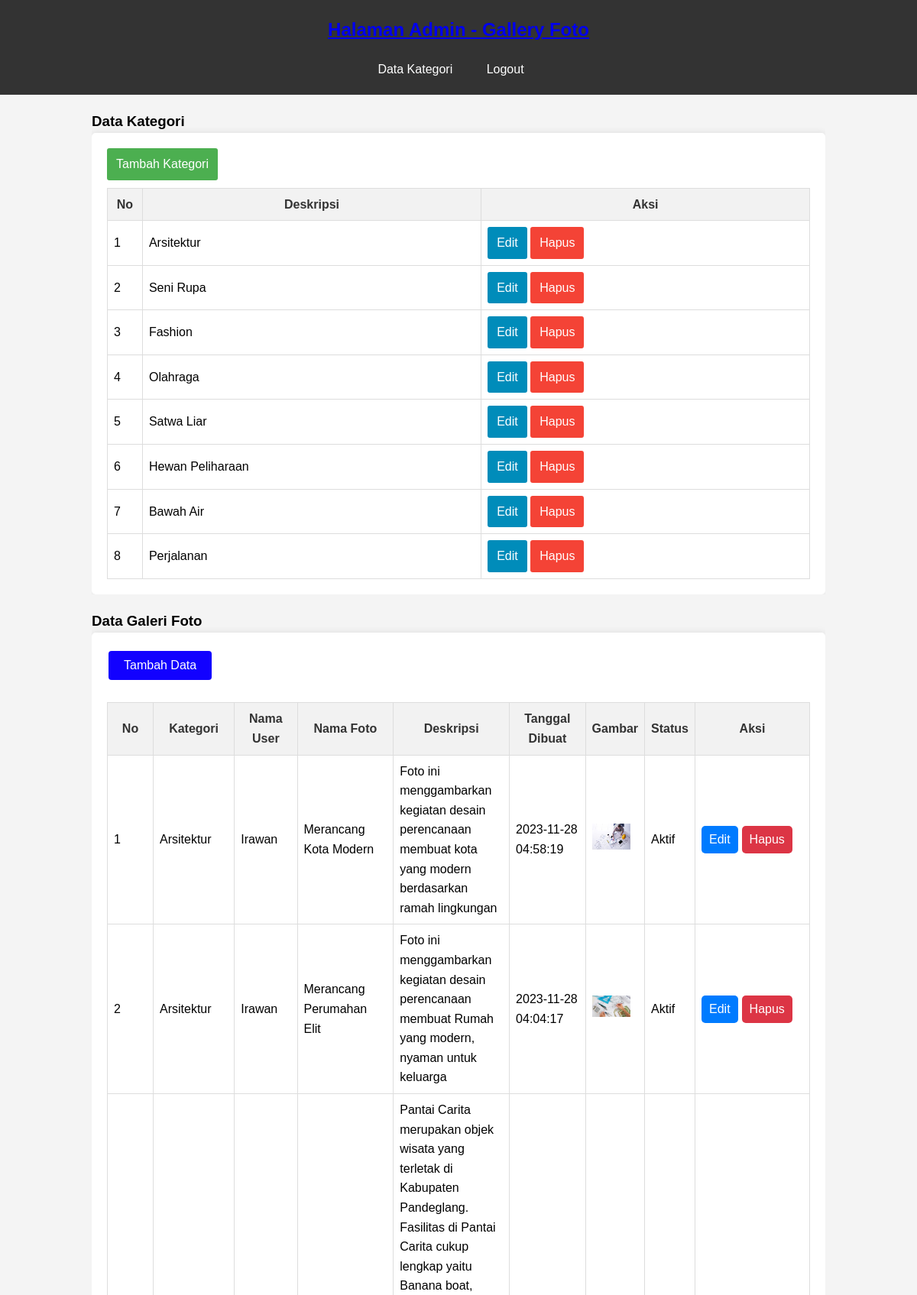
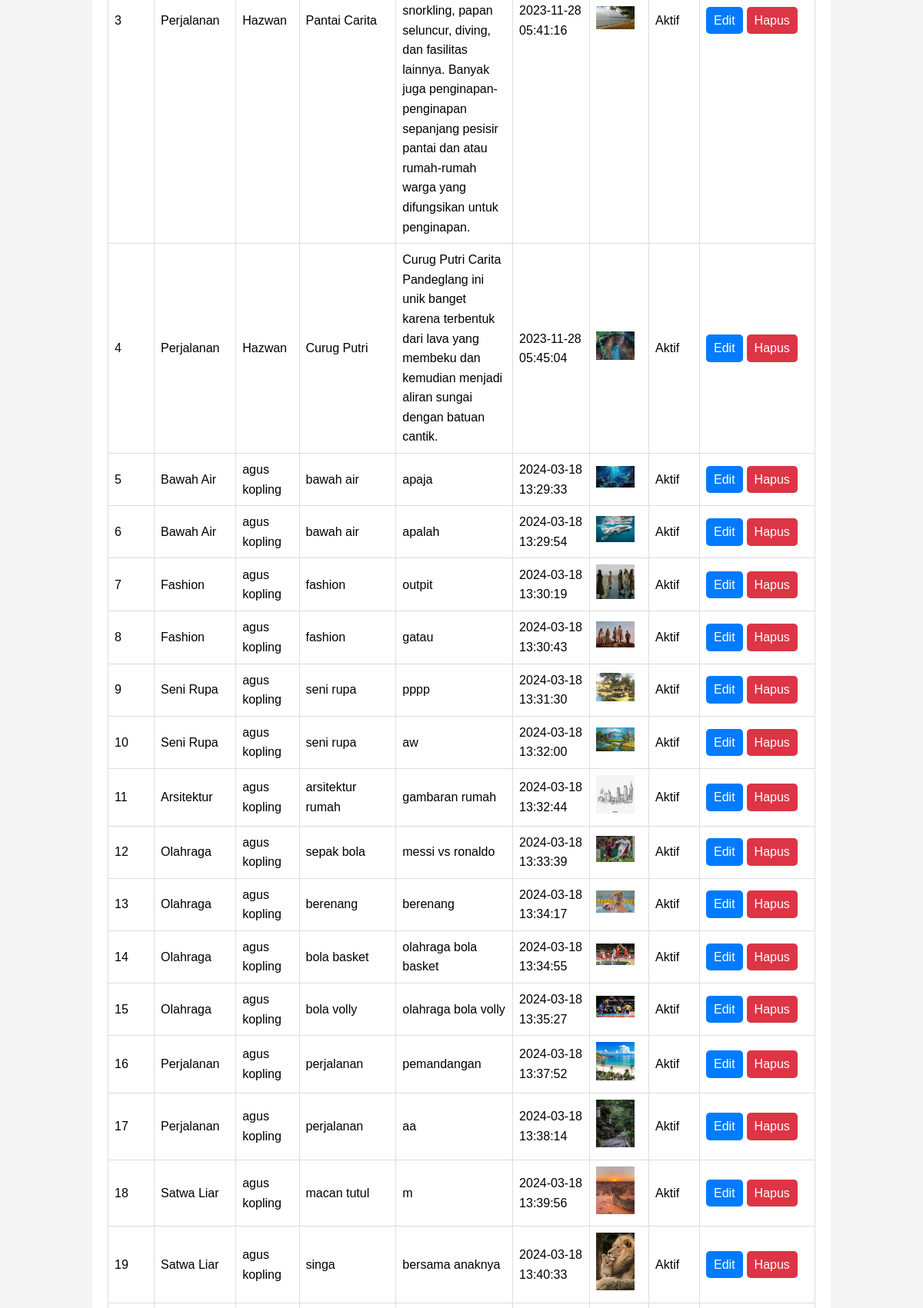
The page /admin.php (signed in, upper part) on the database its author committed (2 pictures, top to bottom).
### tables this page shows
CREATE TABLE `tb_category` (
  `category_id` int(11) NOT NULL,
  `category_name` varchar(25) NOT NULL,
  `category_photo` varchar(255) DEFAULT NULL
);

CREATE TABLE `tb_image` (
  `image_id` int(11) NOT NULL,
  `category_id` int(11) NOT NULL,
  `category_name` varchar(100) NOT NULL,
  `admin_id` int(11) NOT NULL,
  `admin_name` varchar(100) NOT NULL,
  `image_name` varchar(100) NOT NULL,
  `image_description` text NOT NULL,
  `image` varchar(100) NOT NULL,
  `image_status` tinyint(1) NOT NULL,
  `date_created` timestamp NOT NULL DEFAULT CURRENT_TIMESTAMP ON UPDATE CURRENT_TIMESTAMP,
  `likes` int(11) DEFAULT '0'
);

### admin.php (the view, shortened to what this page needs)
<?php
require_once 'db.php';
?>
<!DOCTYPE html>
<html lang="en">
<head>
<link rel="stylesheet" type="text/css" href="css/admin.css">
</head>
<body>
    <header>
        <div class="container">
            <h1><a href="index.php">Halaman Admin - Gallery Foto</a></h1>
            <nav>
                <ul>
                    <li><a href="index.php">Data Kategori</a></li>
                    <li><a href="keluar.php">Logout</a></li>
                </ul>
            </nav>
        </div>
    </header>
    <div class="section">
    <div class="container">
        <h3>Data Kategori</h3>
        <div class="box">
            <p><a href="tambah-category.php" class="btn tambah">Tambah Kategori</a></p>
            <table border="1" cellspacing="0" class="table">
                <thead>
                    <tr>
                        <th width="5%">No</th>
                        <th>Deskripsi</th>
                        <th>Aksi</th>
                    </tr>
                </thead>
                <tbody>
                    <?php
                    $kategori = mysqli_query($conn, "SELECT * FROM tb_category ORDER BY category_id DESC");
                    if(mysqli_num_rows($kategori) > 0){
                        $no = 1;
                        while($k = mysqli_fetch_array($kategori)){
                    ?>
                        <tr>
                            <td><?php echo $no++ ?></td>
                            <td><?php echo $k['category_name'] ?></td>
                            <td>
                                <a href="edit-kategori.php?id=<?php echo $k['category_id'] ?>" class="btn edit">Edit</a>
                                <a href="proses-hapus-kategori.php?id=<?php echo $k['category_id'] ?>" class="btn hapus" onclick="return confirm('Yakin Ingin Hapus ?')">Hapus</a>
                            </td>
                        </tr>
                    <?php }}else{ ?>
                        <tr>
                            <td colspan="4">Tidak ada data</td>
                        </tr>
                    <?php } ?>
                </tbody>
            </table>
        </div>
    </div>
</div>
     <div class="section">
        <div class="container">
            <h3>Data Galeri Foto</h3>
            <div class="box">
            <p style="text-align: left;">
                <a href="tambah-image-admin.php">
                    <button style="padding: 10px 20px; background-color: #1201ff; color: white; border: none; border-radius: 4px; cursor: pointer; text-align: center; text-decoration: none; display: inline-block; font-size: 16px; margin: 4px 2px; transition-duration: 0.4s;">Tambah Data</button>
                </a>
            </p>
                <br>
                <table border="1" cellspacing="0" class="table">
                    <thead>
                        <tr>
                           <th width="60px">No</th>
                           <th>Kategori</th>
                           <th>Nama User</th>
                           <th>Nama Foto</th>
                           <th>Deskripsi</th>
                           <th>Tanggal Dibuat</th>
                           <th>Gambar</th>
                           <th>Status</th>
                           <th width="150px">Aksi</th>
                        </tr>
                    </thead>
                    <tbody>
                        <?php
						    $no = 1;
							if(isset($_SESSION['a_global']) && $_SESSION['a_global'] !== null){
                                $foto = mysqli_query($conn, "SELECT * FROM tb_image");
                                if (mysqli_num_rows($foto) > 0) {
                                    while ($row = mysqli_fetch_array($foto)) {
                        ?>
                        <tr>
                            <td><?php echo $no++ ?></td>
                            <td><?php echo $row['category_name'] ?></td>
                            <td><?php echo $row['admin_name'] ?></td>
                            <td><?php echo $row['image_name'] ?></td>
                            <td style="max-width: 200px; overflow: hidden; text-overflow: ellipsis;"><?php echo $row['image_description']?></td>
                            <td><?php echo $row['date_created']?></td>
                            <td><a href="foto/<?php echo $row['image']?>" target="_blank"><img src="foto/<?php echo $row['image']?>" width="50px"></a></td>
                            <td><?php echo ($row['image_status'] == 0)? 'Tidak Aktif':'Aktif'; ?></td>
                            <td>
                                <div style="display: flex;">
                                    <a href="edit-image-admin.php?id=<?php echo $row['image_id'] ?>" style="background-color: #007bff; color: white; padding: 5px 10px; border-radius: 5px; text-decoration: none;">Edit</a>
                                    <a href="proses-hapus-image.php?idp=<?php echo $row['image_id'] ?>" onclick="return confirm('Yakin Ingin Hapus ?')" style="background-color: #dc3545; color: white; padding: 5px 10px; border-radius: 5px; text-decoration: none; margin-left: 5px;">Hapus</a>
                                </div>
                            </td>
                        </tr>
                        <?php
                            }
                        } else { ?>
                             <tr>
                                <td colspan="8">Tidak ada data</td>
                             </tr>
                        <?php }} ?>
                    </tbody>
                </table>
            </div>
        </div>
    </div>
</body>
</html>

### css/admin.css (style rules this page uses)
* { margin: 0; padding: 0; box-sizing: border-box; }
body { font-family: Arial, sans-serif; background-color: #f4f4f4; line-height: 1.6; }
.container { width: 80%; margin: auto; overflow: hidden; }
header { background: #333; color: #fff; padding: 20px 0; text-align: center; }
header h1 { font-size: 24px; }
nav { text-align: center; margin-top: 20px; }
nav ul { list-style-type: none; }
nav ul li { display: inline-block; margin-right: 20px; }
nav ul li a { text-decoration: none; color: #fff; padding: 10px; transition: background-color 0.3s ease; }
.section { margin-top: 20px; }
.box { background: #fff; padding: 20px; border-radius: 5px; box-shadow: 0 0 10px rgba(0, 0, 0, 0.1); }
.table { width: 100%; border-collapse: collapse; }
.table th, .table td { border: 1px solid #ddd; padding: 8px; }
.table th { background-color: #f2f2f2; color: #333; }
.btn { display: inline-block; padding: 8px 12px; background-color: #333; color: #fff; text-decoration: none; border: none; cursor: pointer; border-radius: 3px; transition: background-color 0.3s ease; }
.btn.tambah { background-color: #4CAF50; margin-bottom: 10px; }
.btn.edit { background-color: #008CBA; }
.btn.hapus { background-color: #f44336; }

### rows shown on the page
tb_category: category_name "Arsitektur"
tb_category: category_name "Seni Rupa"
tb_category: category_name "Fashion"
tb_category: category_name "Olahraga"
tb_category: category_name "Satwa Liar"
tb_category: category_name "Hewan Peliharaan"
tb_category: category_name "Bawah Air"
tb_category: category_name "Perjalanan"
tb_image: category_name "Arsitektur", admin_name "Irawan", image_name "Merancang Kota Modern", image_description "Foto ini menggambarkan kegiatan desain perencanaan membuat kota yang modern berdasarkan ramah lingkungan", date_created "2023-11-28 04:58:19", image (picture), image_status "Aktif"
tb_image: category_name "Arsitektur", admin_name "Irawan", image_name "Merancang Perumahan Elit", image_description "Foto ini menggambarkan kegiatan desain perencanaan membuat Rumah yang modern, nyaman untuk keluarga", date_created "2023-11-28 04:04:17", image (picture), image_status "Aktif"
tb_image: category_name "Perjalanan", admin_name "Hazwan", image_name "Pantai Carita", image_description "Pantai Carita merupakan objek wisata yang terletak di Kabupaten Pandeglang. Fasilitas di Pantai Carita cukup lengkap yaitu Banana boat, snorkling, papan seluncur, diving, dan fasilitas lainnya. Banyak juga penginapan-penginapan sepanjang pesisir pantai dan atau rumah-rumah warga yang difungsikan untuk penginapan.", date_created "2023-11-28 05:41:16", image (picture), image_status "Aktif"
tb_image: category_name "Perjalanan", admin_name "Hazwan", image_name "Curug Putri", image_description "Curug Putri Carita Pandeglang ini unik banget karena terbentuk dari lava yang membeku dan kemudian menjadi aliran sungai dengan batuan cantik.", date_created "2023-11-28 05:45:04", image (picture), image_status "Aktif"
tb_image: category_name "Bawah Air", admin_name "agus kopling", image_name "bawah air", image_description "apaja", date_created "2024-03-18 13:29:33", image (picture), image_status "Aktif"
tb_image: category_name "Bawah Air", admin_name "agus kopling", image_name "bawah air", image_description "apalah", date_created "2024-03-18 13:29:54", image (picture), image_status "Aktif"
tb_image: category_name "Fashion", admin_name "agus kopling", image_name "fashion", image_description "outpit", date_created "2024-03-18 13:30:19", image (picture), image_status "Aktif"
tb_image: category_name "Fashion", admin_name "agus kopling", image_name "fashion", image_description "gatau", date_created "2024-03-18 13:30:43", image (picture), image_status "Aktif"
tb_image: category_name "Seni Rupa", admin_name "agus kopling", image_name "seni rupa", image_description "pppp", date_created "2024-03-18 13:31:30", image (picture), image_status "Aktif"
tb_image: category_name "Seni Rupa", admin_name "agus kopling", image_name "seni rupa", image_description "aw", date_created "2024-03-18 13:32:00", image (picture), image_status "Aktif"
tb_image: category_name "Arsitektur", admin_name "agus kopling", image_name "arsitektur rumah", image_description "gambaran rumah", date_created "2024-03-18 13:32:44", image (picture), image_status "Aktif"
tb_image: category_name "Olahraga", admin_name "agus kopling", image_name "sepak bola", image_description "messi vs ronaldo", date_created "2024-03-18 13:33:39", image (picture), image_status "Aktif"
tb_image: category_name "Olahraga", admin_name "agus kopling", image_name "berenang", image_description "berenang", date_created "2024-03-18 13:34:17", image (picture), image_status "Aktif"
tb_image: category_name "Olahraga", admin_name "agus kopling", image_name "bola basket", image_description "olahraga bola basket", date_created "2024-03-18 13:34:55", image (picture), image_status "Aktif"
tb_image: category_name "Olahraga", admin_name "agus kopling", image_name "bola volly", image_description "olahraga bola volly", date_created "2024-03-18 13:35:27", image (picture), image_status "Aktif"
tb_image: category_name "Perjalanan", admin_name "agus kopling", image_name "perjalanan", image_description "pemandangan", date_created "2024-03-18 13:37:52", image (picture), image_status "Aktif"
tb_image: category_name "Perjalanan", admin_name "agus kopling", image_name "perjalanan", image_description "aa", date_created "2024-03-18 13:38:14", image (picture), image_status "Aktif"
tb_image: category_name "Satwa Liar", admin_name "agus kopling", image_name "macan tutul", image_description "m", date_created "2024-03-18 13:39:56", image (picture), image_status "Aktif"
tb_image: category_name "Satwa Liar", admin_name "agus kopling", image_name "singa", image_description "bersama anaknya", date_created "2024-03-18 13:40:33", image (picture), image_status "Aktif"
